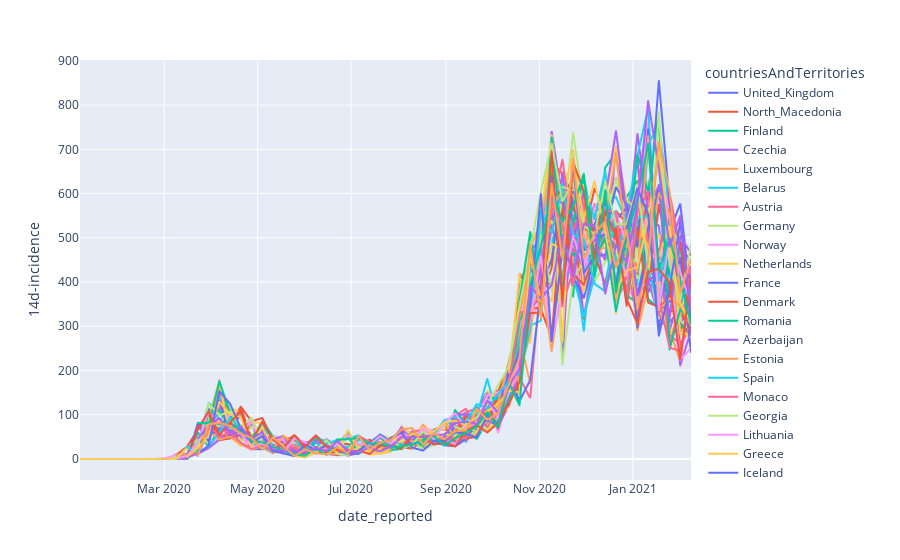

This figure's notebook cell:
### Code cell
df = cdf[["continentExp", "countriesAndTerritories", "14d-incidence"]].groupby("continentExp")

df_toplot = cdf.loc[df.groups["Europe"]].sort_values("date_reported")
df_toplot["14d-incidence"] = df_toplot["14d-incidence"].rolling(window = 12).mean()

fig = px.line(df_toplot, x="date_reported", y="14d-incidence", color='countriesAndTerritories')
fig.show()
